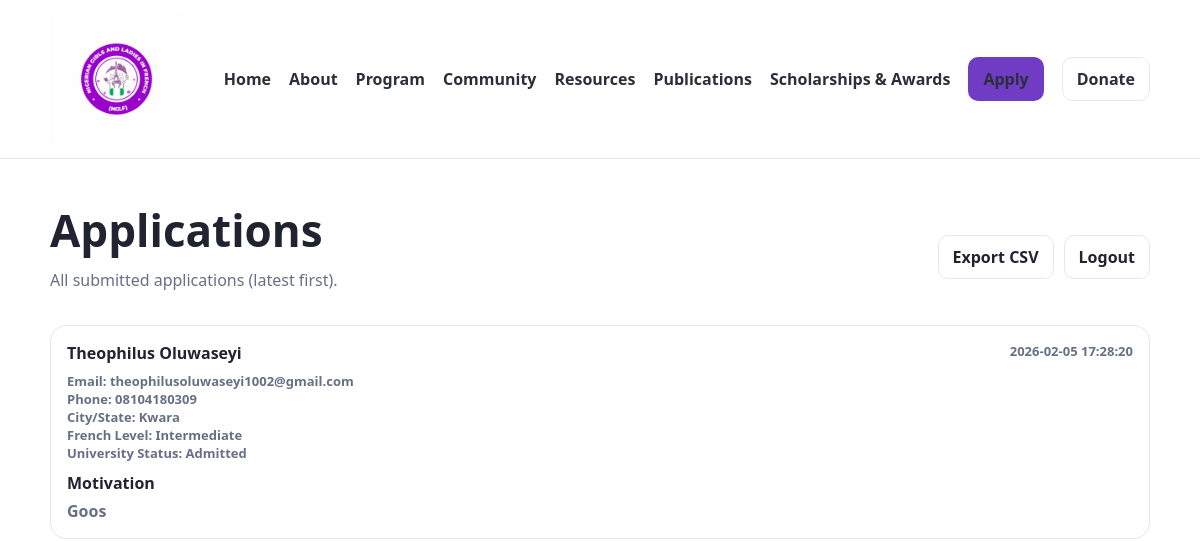
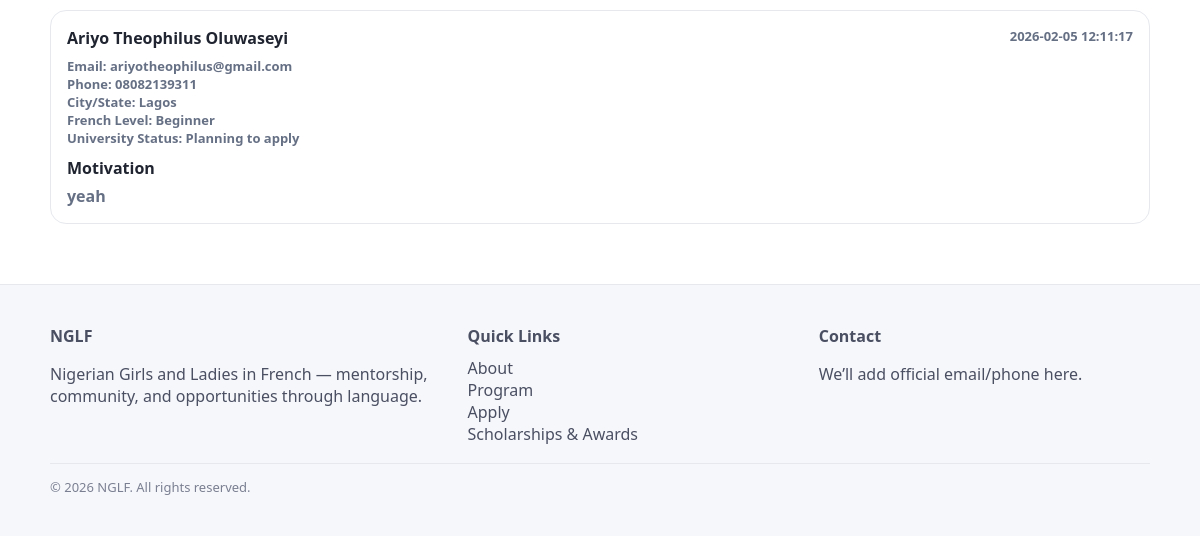
Before: /admin/applications (signed in) with the older database file (2 pictures, top to bottom).
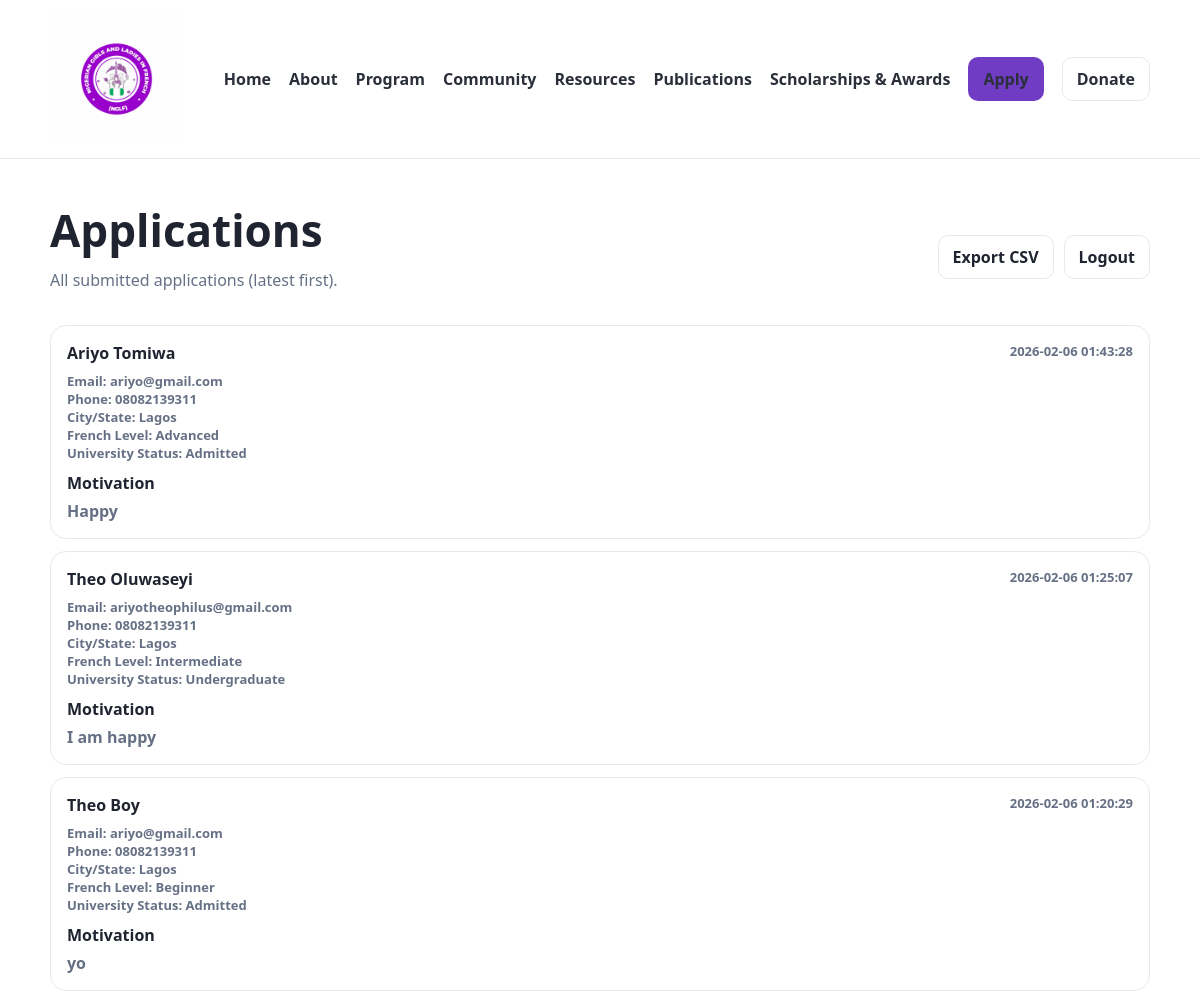
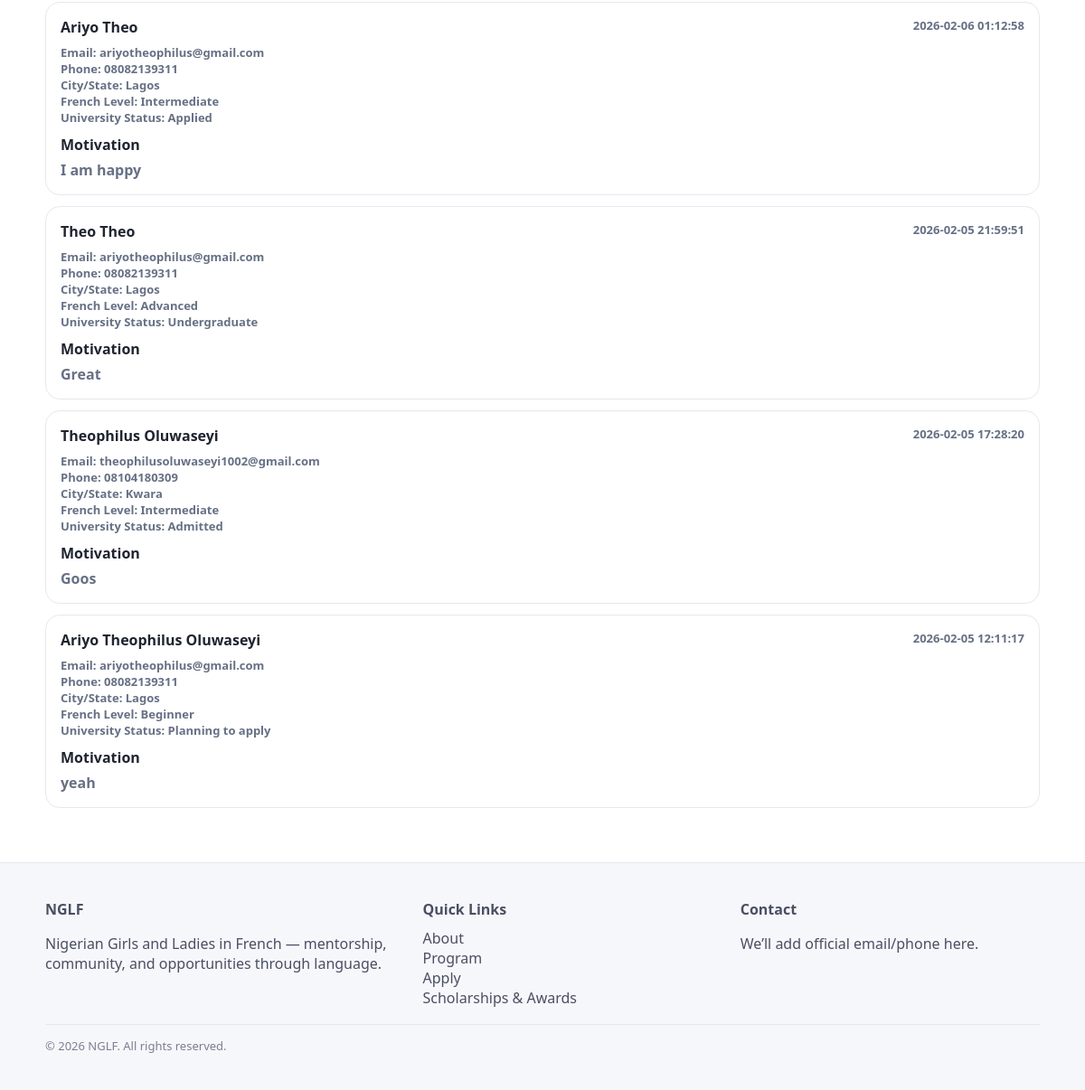
After: the same page with the newer database file (2 pictures, top to bottom).
### tables this page shows
CREATE TABLE applications (
            id INTEGER PRIMARY KEY AUTOINCREMENT,
            full_name TEXT NOT NULL,
            email TEXT NOT NULL,
            phone TEXT NOT NULL,
            city TEXT,
            french_level TEXT,
            university_status TEXT,
            motivation TEXT NOT NULL,
            created_at TEXT NOT NULL DEFAULT (datetime('now'))
        );

### app.py (the view)
    @app.get("/admin/applications")
    @admin_required
    def admin_applications():
        conn = get_connection()
        rows = conn.execute("""
            SELECT id, full_name, email, phone, city, french_level,
                   university_status, motivation, created_at
            FROM applications
            ORDER BY id DESC
        """).fetchall()
        conn.close()
        return render_template(
            "admin_applications.html",
            title="Applications",
            applications=rows
        )

### db.py (called while the page is built)
def get_connection():
    conn = sqlite3.connect(DB_PATH)
    conn.row_factory = sqlite3.Row
    return conn

### templates/admin_applications.html
{% extends "base.html" %}
{% block content %}
<section class="section">
  <div class="container">
    <div style="display:flex; align-items:center; justify-content:space-between; gap:12px; flex-wrap:wrap;">
      <div>
        <h1>Applications</h1>
        <p class="muted">All submitted applications (latest first).</p>
      </div>
      <div style="display:flex; gap:10px; align-items:center;">
        <a class="btn btn-outline" href="{{ url_for('admin_export_csv') }}">Export CSV</a>
        <a class="btn btn-outline" href="{{ url_for('admin_logout') }}">Logout</a>
      </div>
    </div>
    <div style="margin-top:18px;">
      {% if applications|length == 0 %}
        <div class="card">No applications yet.</div>
      {% else %}
        {% for a in applications %}
          <div class="card" style="margin-bottom:12px;">
            <div style="display:flex; justify-content:space-between; gap:12px; flex-wrap:wrap;">
              <div style="font-weight:800;">{{ a["full_name"] }}</div>
              <div class="muted small">{{ a["created_at"] }}</div>
            </div>
            <div class="muted small" style="margin-top:8px;">
              <div><strong>Email:</strong> {{ a["email"] }}</div>
              <div><strong>Phone:</strong> {{ a["phone"] }}</div>
              <div><strong>City/State:</strong> {{ a["city"] or "-" }}</div>
              <div><strong>French Level:</strong> {{ a["french_level"] or "-" }}</div>
              <div><strong>University Status:</strong> {{ a["university_status"] or "-" }}</div>
            </div>
            <div style="margin-top:10px;">
              <strong>Motivation</strong>
              <p class="muted" style="margin:6px 0 0;">{{ a["motivation"] }}</p>
            </div>
          </div>
        {% endfor %}
      {% endif %}
    </div>
  </div>
</section>
{% endblock %}

### templates/base.html (shortened to what this page needs)
<!doctype html>
<html lang="en">
<head>
  <link rel="stylesheet" href="{{ url_for('static', filename='css/main.css') }}">
</head>
<body>
  <header class="site-header">
    <div class="container nav">
      <a class="brand" href="{{ url_for('home') }}">
         <img
           src="{{ url_for('static', filename='images/logo.jpeg') }}"
           alt="NGLF logo"
           class="brand-logo"
          />
      </a>
      <nav class="nav-links" aria-label="Primary navigation">
        <a href="{{ url_for('home') }}" class="{% if title=='Home' %}active{% endif %}">Home</a>
        <a href="{{ url_for('about') }}" class="{% if title=='About' %}active{% endif %}">About</a>
        <a href="{{ url_for('program') }}" class="{% if title=='Program' %}active{% endif %}">Program</a>
        <a href="{{ url_for('community') }}" class="{% if title=='Community' %}active{% endif %}">Community</a>
        <a href="{{ url_for('resources') }}" class="{% if title=='Resources' %}active{% endif %}">Resources</a>
        <a href="{{ url_for('publications') }}" class="{% if title=='Publications' %}active{% endif %}">Publications</a>
        <a href="{{ url_for('scholarships') }}" class="{% if title=='Scholarships & Awards' %}active{% endif %}">Scholarships & Awards</a>
        <a class="btn btn-primary" href="{{ url_for('apply') }}">Apply</a>
        <a class="btn btn-outline" href="{{ url_for('donate') }}">Donate</a>
      </nav>
    </div>
  </header>
  <main>
    {% block content %}{% endblock %}
  </main>
  <footer class="site-footer">
    <div class="container footer">
      <div>
        <div class="footer-title">NGLF</div>
        <p class="muted">Nigerian Girls and Ladies in French — mentorship, community, and opportunities through language.</p>
      </div>
      <div>
        <div class="footer-title">Quick Links</div>
        <a href="{{ url_for('about') }}">About</a><br>
        <a href="{{ url_for('program') }}">Program</a><br>
        <a href="{{ url_for('apply') }}">Apply</a><br>
        <a href="{{ url_for('scholarships') }}">Scholarships & Awards</a>
      </div>
      <div>
        <div class="footer-title">Contact</div>
        <p class="muted">We’ll add official email/phone here.</p>
      </div>
    </div>
    <div class="container footer-bottom muted">
      © {{ 2026 }} NGLF. All rights reserved.
    </div>
  </footer>
</body>
</html>

### static/css/main.css (style rules this page uses)
:root { --bg: #ffffff; --text: #1f2430; --muted: #667085; --line: #e6e8ee; --purple: #6f3cc3; --purple-2: #f4efff; --footer-bg: #f7f8fb; --footer-text: #2b2f3a; --footer-muted: #6b7280; }
* { box-sizing:border-box }
body { margin:0; font-family: system-ui, -apple-system, Segoe UI, Roboto, Arial, sans-serif; color: var(--text); background: var(--bg); }
a { color:inherit; text-decoration:none }
.container { width:min(1100px, 92%); margin-inline:auto }
.site-header { position: sticky; top: 0; background: rgba(255,255,255,.9); backdrop-filter: blur(10px); border-bottom: 1px solid var(--line); z-index: 50; }
.nav { display:flex; align-items:center; justify-content:space-between; padding: 14px 0; }
.brand { display: flex; align-items: center; gap: 10px; font-weight: 800; }
.brand-logo { height: 130px; width: auto; }
.nav-links { display:flex; gap:18px; align-items:center }
.nav-links a { font-weight:600; color:#2b2f3a }
.btn { padding:10px 14px; border-radius:10px; display:inline-flex; align-items:center; justify-content:center; font-weight:700; border:1px solid transparent; }
.btn-primary { background: var(--purple); color:white }
.btn-outline { border-color: var(--line); background:white }
a, .btn { transition: color .15s ease, background-color .15s ease, border-color .15s ease, transform .08s ease, box-shadow .15s ease; }
h1 { font-size: 44px; line-height:1.05; margin:0 0 12px }
.small { font-size: 13px }
.muted { color: var(--muted) }
.section { padding: 48px 0 }
.card { border: 1px solid var(--line); border-radius: 16px; padding: 16px; background: white; font-weight:700; }
.site-footer { border-top: 1px solid var(--line); padding: 40px 0; background: #f6f7fb; }
.site-footer, .site-footer p, .site-footer a { color: #4a4f62; }
.footer { display:grid; grid-template-columns: 1.2fr 1fr 1fr; gap: 20px }
.footer-title { font-weight:800; margin-bottom:10px }
.footer-bottom { border-top: 1px solid var(--line); padding-top: 14px; margin-top: 18px; color: #7a7f91; font-size: 13px; }

Changed rows visible on the page:
added applications: full_name "Ariyo Tomiwa", created_at "2026-02-06 01:43:28", email "ariyo@gmail.com", phone "08082139311", city "Lagos", french_level "Advanced", university_status "Admitted", motivation "Happy"
added applications: full_name "Theo Oluwaseyi", created_at "2026-02-06 01:25:07", email "ariyotheophilus@gmail.com", phone "08082139311", city "Lagos", french_level "Intermediate", university_status "Undergraduate", motivation "I am happy"
added applications: full_name "Theo Boy", created_at "2026-02-06 01:20:29", email "ariyo@gmail.com", phone "08082139311", city "Lagos", french_level "Beginner", university_status "Admitted", motivation "yo"
added applications: full_name "Ariyo Theo", created_at "2026-02-06 01:12:58", email "ariyotheophilus@gmail.com", phone "08082139311", city "Lagos", french_level "Intermediate", university_status "Applied", motivation "I am happy"
added applications: full_name "Theo Theo", created_at "2026-02-05 21:59:51", email "ariyotheophilus@gmail.com", phone "08082139311", city "Lagos", french_level "Advanced", university_status "Undergraduate", motivation "Great"
